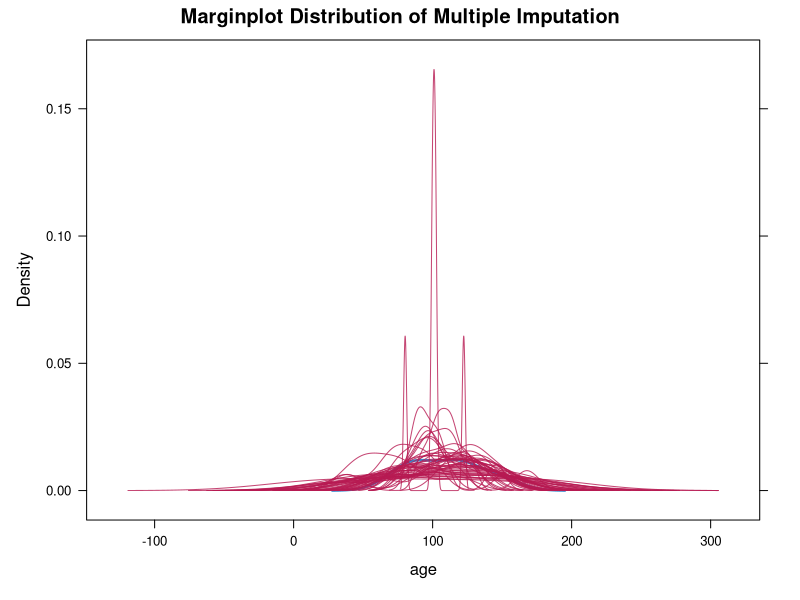
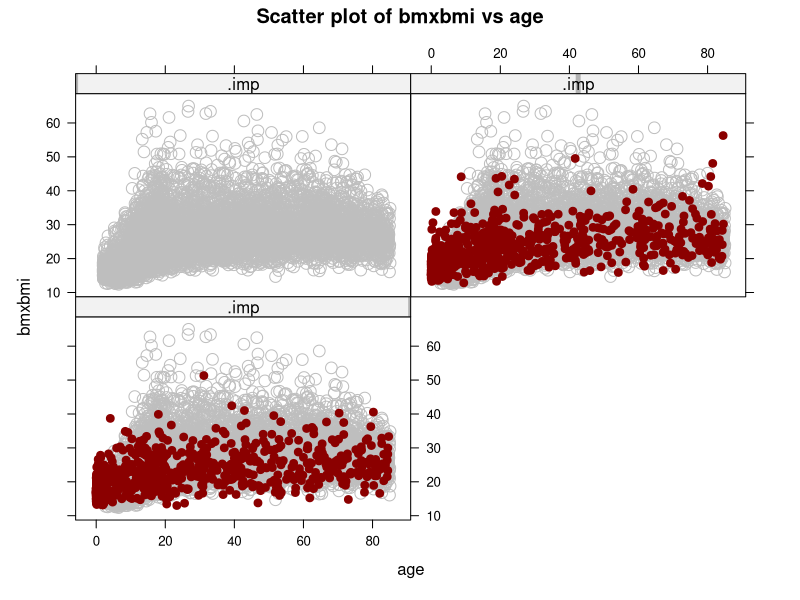
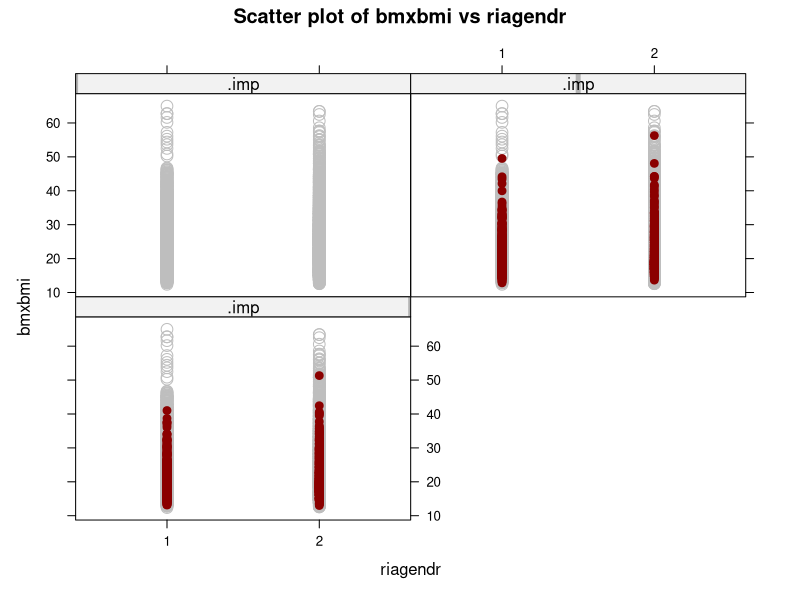
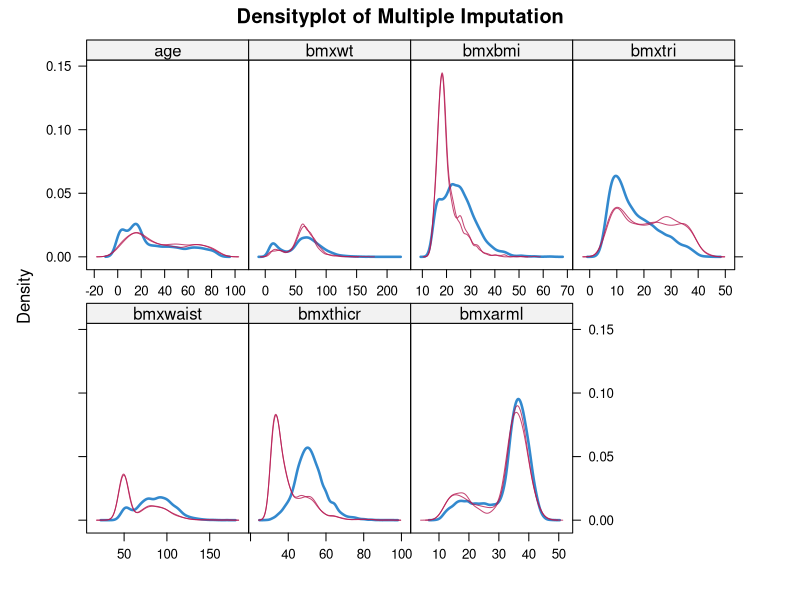

Recreate these plots in R, in order. (Note: this script raises an error after producing the figures.)
## ---- chunk 1

options(warn=-1)
options(xtable.comment = FALSE)

library(ggplot2)
library(xtable)
library(mice)
library(VIM)

## ---- chunk 2
df <- read.csv("./data/treeage.txt", 
               stringsAsFactors = FALSE, 
                strip.white=TRUE)


df <- df[, -1]

summary(df)
str(df)
miss_data <- df

## ---- chunk 3
set.seed(95)
miss_data[head(sample(20), 0.3 * nrow(miss_data)), ]$age <- NA
## ---- chunk 4
xtable(miss_data)
## ---- chunk 5

tree_imp <- mice(miss_data,
                 m=50, 
                 defaultMethod=c("norm","logreg","polyreg","polr"), 
                 print=F)




## ---- chunk 6

densityplot(tree_imp, 
            scales = list(x = list(relation = "free")), 
            ayout = c(2, 1),  
            main = "Marginplot Distribution of Multiple Imputation")
## ---- chunk 7

for (imp_index in c(1:4)) {
  ggplot( data.frame(diameter=miss_data$diameter, 
                   age = complete(tree_imp, imp_index)$age,  
                   missing = is.na(miss_data$age) ), 
        aes(y = age, x = diameter,  color = missing)) +
        geom_point() +
        theme_classic() +
        ggtitle(sprintf("Plot of missing value and observed value for impuned dataset : %d", imp_index))
}

## ---- chunk 8

reg_imp <- with(data=tree_imp, lm(age~diameter))

regm <-  pool(reg_imp)

xtable(summary(regm))
## ---- chunk 9
 
df <- read.csv("./data/nhanes.csv", 
               stringsAsFactors = FALSE, 
               strip.white=TRUE,
               na.strings = c("NA", "."))

drop_cols <- c('sdmvstra', 'sdmvpsu', 'wtmec2yr', 'ridageyr')
df <- df[, !(names(df) %in% drop_cols )]

df$riagendr = as.factor(df$riagendr)
df$ridreth2 = as.factor(df$ridreth2)
df$dmdeduc = as.factor(df$dmdeduc)
df$indfminc = as.factor(df$indfminc)

summary(df)
str(df)
## ---- chunk 10
full  <- mice(df,
              m=2, 
              defaultMethod=c("pmm","logreg","polyreg","polr"), 
              print=F)

## ---- chunk 11


xyplot(full, 
       bmxbmi ~ age | .imp,
       pch=c(1,20),
       cex = 1.4,
       col=c("grey","darkred"),
       main = "Scatter plot of bmxbmi vs age")

xyplot(full, 
       bmxbmi ~ riagendr | .imp,
       pch=c(1,20),
       cex = 1.4,
       col=c("grey","darkred"),
       main = "Scatter plot of bmxbmi vs riagendr")


densityplot(full, 
            scales = list(x = list(relation = "free")), 
            ayout = c(2, 1),  
            main = "Densityplot of Multiple Imputation")

## ---- chunk 12

#Build model

tdf <- complete(full, 1)
tdf$age2 <- tdf$age ^ 0.5

model1 <- lm(data = tdf, 
             log(bmxbmi) ~ age + riagendr + ridreth2 + dmdeduc + indfminc)
summary(model1)

 


model2 <- lm(data = tdf, 
             log(bmxbmi) ~ age2 + riagendr + ridreth2 + dmdeduc + indfminc)
summary(model2)
anova(model1, model2)



mn <- model2
 

mf <- lm(
    log(bmxbmi) ~ (age1 + age2 + riagendr + ridreth2 + dmdeduc + indfminc) ^ 2,
    data = tdf 
  )

Model_stepwise_aic <- step(mn,
                           scope = mf,
                           direction = "both",
                           trace = 0)
summary(Model_stepwise_aic)


bmireg_imp <- with(data=full, lm(bmxbmi~age + riagendr + ridreth2
                                         + dmdeduc + indfminc))

# Other mordel for F-test ?

bmireg_pool <-  pool(bmireg_imp)

xtable(summary(bmireg_pool))
